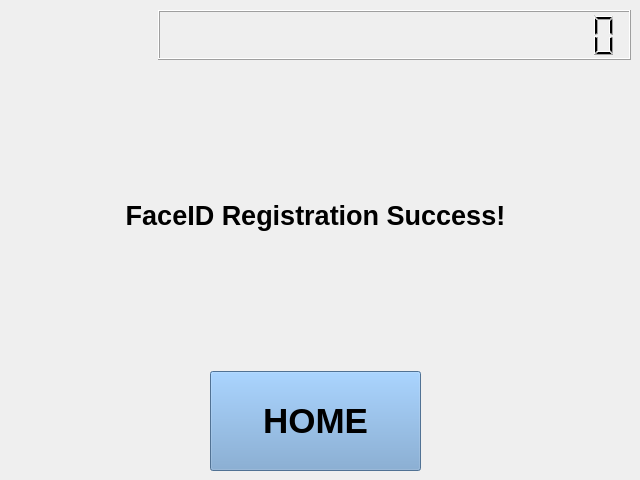
    <widget class="QWidget" name="Page4CamReg">
     <widget class="QWidget" name="verticalLayoutWidget_3">
      <property name="geometry">
       <rect>
        <x>0</x>
        <y>10</y>
        <width>631</width>
        <height>461</height>
       </rect>
      </property>
      <layout class="QVBoxLayout" name="verticalLayout_5" stretch="1,1,4,1,2">
       <item>
        <layout class="QHBoxLayout" name="horizontalLayout_14" stretch="1,3">
         <item>
          <spacer name="horizontalSpacer_23">
           <property name="orientation">
            <enum>Qt::Horizontal</enum>
           </property>
           <property name="sizeHint" stdset="0">
            <size>
             <width>40</width>
             <height>20</height>
            </size>
           </property>
          </spacer>
         </item>
         <item>
          <widget class="QLCDNumber" name="pLCDClock4">
           <property name="digitCount">
            <number>20</number>
           </property>
          </widget>
         </item>
        </layout>
       </item>
       <item>
        <spacer name="verticalSpacer_3">
         <property name="orientation">
          <enum>Qt::Vertical</enum>
         </property>
         <property name="sizeHint" stdset="0">
          <size>
           <width>20</width>
           <height>40</height>
          </size>
         </property>
        </spacer>
       </item>
       <item>
        <layout class="QHBoxLayout" name="horizontalLayout_15" stretch="1,4,1">
         <item>
          <spacer name="horizontalSpacer_25">
           <property name="orientation">
            <enum>Qt::Horizontal</enum>
           </property>
           <property name="sizeHint" stdset="0">
            <size>
             <width>40</width>
             <height>20</height>
            </size>
           </property>
          </spacer>
         </item>
         <item>
          <widget class="QLabel" name="label_6">
           <property name="sizePolicy">
            <sizepolicy hsizetype="Preferred" vsizetype="Preferred">
             <horstretch>0</horstretch>
             <verstretch>0</verstretch>
            </sizepolicy>
           </property>
           <property name="font">
            <font>
             <family>Ubuntu</family>
             <pointsize>20</pointsize>
             <weight>75</weight>
             <bold>true</bold>
            </font>
           </property>
           <property name="text">
            <string>FaceID Registration Success!</string>
           </property>
           <property name="alignment">
            <set>Qt::AlignCenter</set>
           </property>
          </widget>
         </item>
         <item>
          <spacer name="horizontalSpacer_24">
           <property name="orientation">
            <enum>Qt::Horizontal</enum>
           </property>
           <property name="sizeHint" stdset="0">
            <size>
             <width>40</width>
             <height>20</height>
            </size>
           </property>
          </spacer>
         </item>
        </layout>
       </item>
       <item>
        <spacer name="verticalSpacer_2">
         <property name="orientation">
          <enum>Qt::Vertical</enum>
         </property>
         <property name="sizeHint" stdset="0">
          <size>
           <width>20</width>
           <height>40</height>
          </size>
         </property>
        </spacer>
       </item>
       <item>
        <layout class="QHBoxLayout" name="horizontalLayout_16" stretch="1,1,1">
         <item>
          <spacer name="horizontalSpacer_26">
           <property name="orientation">
            <enum>Qt::Horizontal</enum>
           </property>
           <property name="sizeHint" stdset="0">
            <size>
             <width>40</width>
             <height>20</height>
            </size>
           </property>
          </spacer>
         </item>
         <item>
          <widget class="QPushButton" name="pPBBack_RegCam">
           <property name="sizePolicy">
            <sizepolicy hsizetype="Minimum" vsizetype="Minimum">
             <horstretch>0</horstretch>
             <verstretch>0</verstretch>
            </sizepolicy>
           </property>
           <property name="font">
            <font>
             <family>Ubuntu</family>
             <pointsize>26</pointsize>
             <weight>75</weight>
             <bold>true</bold>
            </font>
           </property>
           <property name="styleSheet">
            <string notr="true">background-color: rgb(114, 159, 207);</string>
           </property>
           <property name="text">
            <string>HOME</string>
           </property>
          </widget>
         </item>
         <item>
          <spacer name="horizontalSpacer_21">
           <property name="orientation">
            <enum>Qt::Horizontal</enum>
           </property>
           <property name="sizeHint" stdset="0">
            <size>
             <width>40</width>
             <height>20</height>
            </size>
           </property>
          </spacer>
         </item>
        </layout>
       </item>
      </layout>
     </widget>
    </widget>
